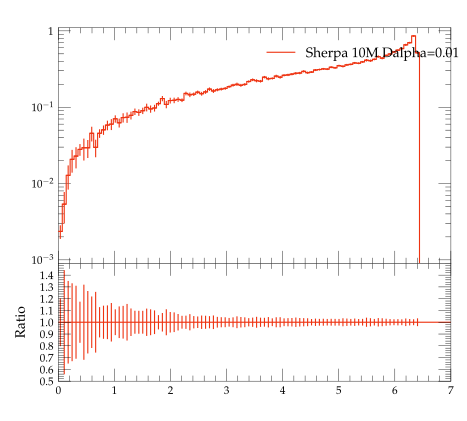

Generate this figure with Python:
#! /usr/bin/env python

# This Python script was auto-generated using YODA v2.0.0.
# Analysis object: /evtb/cutEg_jb_pt
# Timestamp: 13-04-2024 (01:44:13)

import matplotlib as mpl
import matplotlib.pyplot as plt
mpl.use('Agg') # comment out for interactive use
import os
import numpy as np

plotDir = os.path.split(os.path.realpath(__file__))[0]
if 'YODA_USER_PLOT_PATH' in globals():
    plot_outdir = globals()['YODA_USER_PLOT_PATH']
else:
    plot_outdir = plotDir

#plot style
plt.style.use(os.path.join(plotDir, '../default.mplstyle'))
# plot metadata
figW, figH = plt.rcParams['figure.figsize']
ax_xLabel = r''
ax_yLabel = r''
ax_title  = r''
ax_xScale = 'linear'
ax_yScale = 'log'
xLims = (0.0, 7.0)
yLims = (0.0009000000000000001, 1.1)

# TeX-friendly labels for the legend
labels = [ r"Sherpa 10M Dalpha=0.01" ]

# Create figure and axis objects
fig, (ax, ratio0_ax) = plt.subplots(2, 1, sharex=True,
                  figsize=(figW,figH), gridspec_kw={'height_ratios': (2, 1)})
ratio0_ax.yaxis.set_major_locator(mpl.ticker.MultipleLocator(0.1))
ratio0_ax.set_ylim(0.5, 1.4999)
ratio0_ax.set_ylabel('Ratio')

# LineColor map: curve index -> color
linecolors = {0: '#EE3311'}
# the numerical data is stored in a separate file
dataf = dict()
prefix = os.path.split(__file__)[0]
if prefix:    prefix = prefix + '/'
exec(open(prefix+'cutEg_jb_pt__data.py').read(), dataf)


legend_handles = [] # keep track of handles for the legend

# style options for curves
# starts at zorder>=5 to draw curve on top of legend
styles = {
  'curve0': {
    'color' : linecolors[0],
    'linestyle' : '-',
    'marker' : 'o',
    'zorder' : 5,
    'histstyle' : True,
  },
}
# curve from input yoda files in main panel
for label in dataf['yvals'].keys():
    if all(np.isnan(v) for v in dataf['yvals'][label]):
        continue
    tmp = None
    if styles[label]['histstyle']: # draw as histogram
        tmp, = ax.plot(dataf['xedges'], dataf['yedges'][label],
                       color=styles[label]['color'],
                       linestyle=styles[label]['linestyle'],
                       drawstyle='steps-pre', solid_joinstyle='miter',
                       zorder=styles[label]['zorder'], label=label)
        ax.errorbar(dataf['xpoints'], dataf['yvals'][label], color=styles[label]['color'],
                    xerr=dataf['xerrs'], yerr=[dataf['ydowns'][label], dataf['yups'][label]],
                    linestyle='none', zorder=styles[label]['zorder'])
    else: # draw as scatter
        tmp = ax.errorbar(dataf['xpoints'], dataf['yvals'][label],
                          xerr=dataf['xerrs'],
                          yerr=[ dataf['ydowns'][label],
                          dataf['yups'][label] ],
                          fmt=styles[label]['marker'],
                          ecolor=styles[label]['color'],
                          color=styles[label]['color'], zorder=2)
        tmp[-1][0].set_linestyle(styles[label]['linestyle'])
    legend_handles += [tmp]
    for varLabel in dataf['variation_yvals'].keys():
        if varLabel.startswith(label):
            tmp, = ax.plot(dataf['xedges'], dataf['variation_yvals'][varLabel],
                           color=styles[label]['color'],
                           linestyle=styles[label]['linestyle'],
                           drawstyle='steps-pre', solid_joinstyle='miter',
                           zorder=styles[label]['zorder'], alpha=0.5)


# plots on ratio panel
# curve from input yoda files in ratio panel
for label, yvals in dataf['ratio0_yvals'].items():
    if all(np.isnan(v) for v in yvals):
        continue
    if styles[label]['histstyle']: # plot as histogram
        ratio0_ax.plot(dataf['xedges'], yvals,
                       color=styles[label]['color'],
                       linestyle=styles[label]['linestyle'],
                       drawstyle='steps-pre', zorder=1,
                       solid_joinstyle='miter')
        ratio0_ax.vlines(dataf['xpoints'],
                         dataf['ratio0_ymin'][label],
                         dataf['ratio0_ymax'][label],
                         color=styles[label]['color'], zorder=1)
    else: # plot as scatter
        tmp = ratio0_ax.errorbar(dataf['xpoints'],
                                 yvals, xerr=dataf['xerrs'],
                                 yerr=dataf['ratio0_yerrs'][label],
                                 fmt=styles[label]['marker'],
                                 ecolor=styles[label]['color'],
                                 color=styles[label]['color'])
        tmp[-1][0].set_linestyle(styles[label]['linestyle'])

    for varlabel in dataf['ratio0_variation_vals'].keys():
        if varlabel.startswith(label):
            ratio0_ax.plot(dataf['xedges'],
                            dataf['ratio0_variation_vals'][varlabel],
                            color=styles[label]['color'],
                            linestyle=styles[label]['linestyle'],
                            drawstyle='steps-pre', solid_joinstyle='miter',
                            zorder=1, alpha=0.5)

legend_pos = (0.5, 0.97)
ax.legend(legend_handles, labels, loc='upper left', bbox_to_anchor=legend_pos)

# set plot metadata as defined above
ratio0_ax.set_xlabel(ax_xLabel)
ratio0_ax.xaxis.set_label_coords(1., -.15)
ax.set_ylabel(ax_yLabel, loc='top')
ax.set_title(ax_title, loc='left')
ax.set_xscale(ax_xScale)
ax.set_yscale(ax_yScale)
ax.set_xlim(xLims)
ax.set_ylim(yLims)

# tick formatting
plt.rcParams['xtick.top'] = True
plt.rcParams['ytick.right'] = True
ax.yaxis.set_major_locator(mpl.ticker.LogLocator(base=10.0, numticks=np.inf))
ax.yaxis.set_minor_locator(mpl.ticker.LogLocator(
                           base=10.0, subs=np.arange(0.1, 1, 0.1), numticks=np.inf))
fig.align_ylabels((ax, ratio0_ax))
plt.savefig(os.path.join(plot_outdir, 'cutEg_jb_pt.pdf'), format='PDF')
plt.savefig(os.path.join(plot_outdir, 'cutEg_jb_pt.png'), format='PNG')

plt.close(fig)
